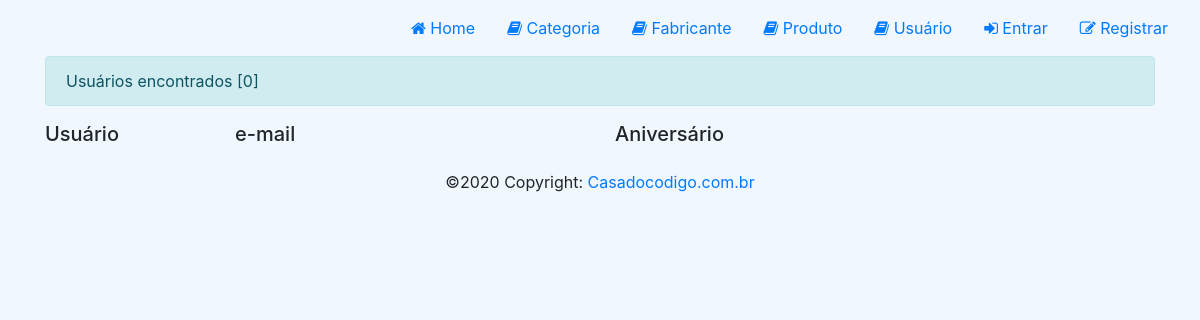
The page /usuario/ on the database as committed earlier.
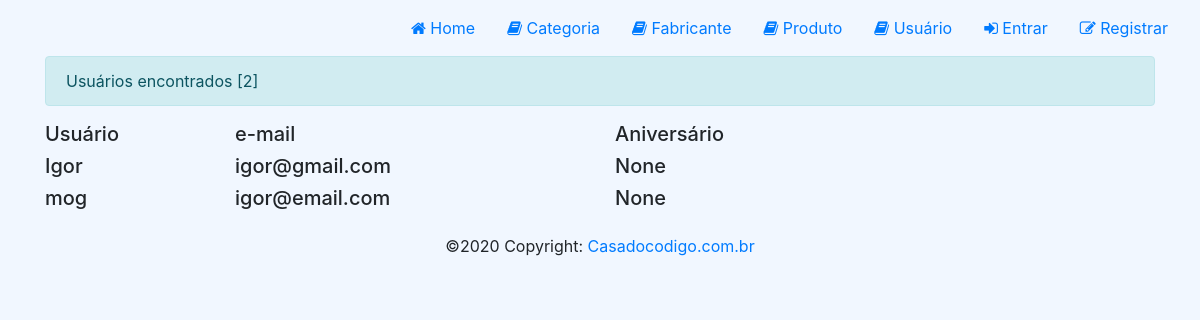
The same page on the database as committed later.
### loja/models/Usuario.py (models this page shows, shortened)
class Usuario(models.Model):
    user = models.OneToOneField(User, on_delete=models.CASCADE)
    perfil = models.IntegerField(choices=PERFIL, default=2)
    aniversario = models.DateField(default=None, null=True, blank=True)
    criado_em = models.DateTimeField(auto_now_add=True)
    alterado_em = models.DateTimeField(auto_now=True)
    token = models.CharField(max_length=255, null=True, blank=True)

### loja/views/UsuarioView.py (the view)
def list_usuario_view(request, id=None):
    usuarios = Usuario.objects.filter(perfil=2)
    context = {
        'usuarios': usuarios
    }
    return render(
        request,
        template_name='usuario/usuario.html',
        context=context,
        status=200
    )

### loja/templates/usuario/usuario.html (shortened to what this page needs)
{% extends "base.html" %}
{% load static %}
{% block styles %}
<link rel="stylesheet" href="{% static 'css/home.css' %}">
{% endblock %}
{% block content %}
<div id="content">
    <div class="container">
        <div class="alert alert-info">
            Usuários encontrados [{{ usuarios | length }}]
        </div>
        <div class="row">
            <h5 class="col-md-2">Usuário</h5>
            <h5 class="col-md-4">e-mail</h5>
            <h5 class="col-md-3">Aniversário</h5>
        </div>
        {% for usuario in usuarios %}
        <div class="row">
            <h5 class="col-md-2">{{usuario.user.username}}</h5>
            <h5 class="col-md-4">{{usuario.user.email}}</h5>
            <h5 class="col-md-3">{{usuario.aniversario}}</h5>
        </div>
        {% endfor %}
    </div>
{% endblock %}

Rows that differ between the two databases and show on the page:
added Usuario: user.username "Igor", user.email "igor@gmail.com", aniversario "None"
added Usuario: user.username "mog", user.email "igor@email.com", aniversario "None"
Other text that changed with them:
{{ usuarios | length }}: "0" → "2"
